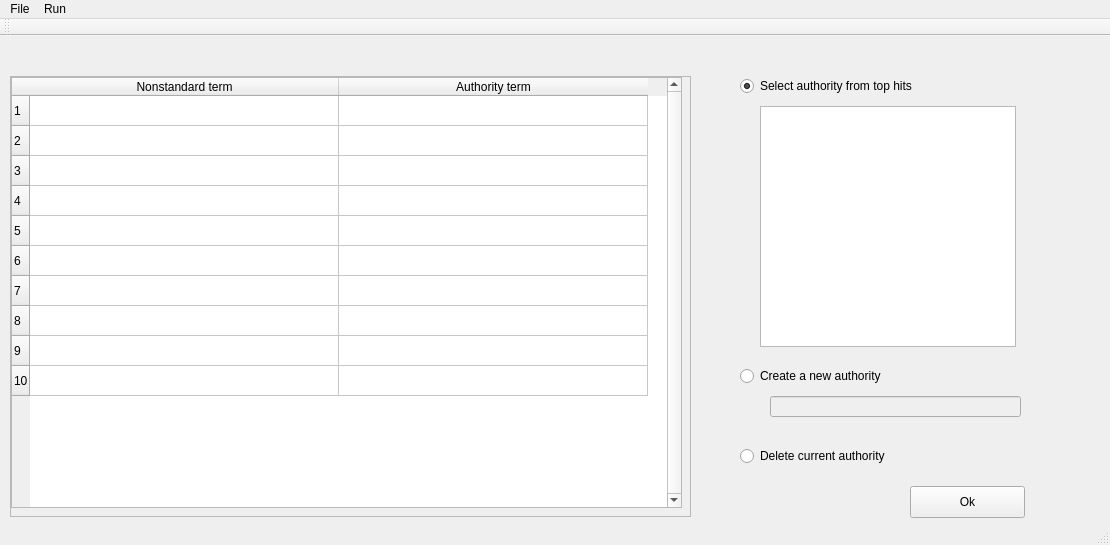
<?xml version="1.0" encoding="UTF-8"?>
<ui version="4.0">
 <class>MainWindow</class>
 <widget class="QMainWindow" name="MainWindow">
  <property name="geometry">
   <rect>
    <x>0</x>
    <y>0</y>
    <width>1110</width>
    <height>545</height>
   </rect>
  </property>
  <property name="windowTitle">
   <string>MainWindow</string>
  </property>
  <widget class="QWidget" name="centralWidget">
   <widget class="QScrollArea" name="scrollArea">
    <property name="geometry">
     <rect>
      <x>10</x>
      <y>40</y>
      <width>681</width>
      <height>441</height>
     </rect>
    </property>
    <property name="horizontalScrollBarPolicy">
     <enum>Qt::ScrollBarAlwaysOff</enum>
    </property>
    <property name="widgetResizable">
     <bool>true</bool>
    </property>
    <widget class="QWidget" name="scrollAreaWidgetContents">
     <property name="geometry">
      <rect>
       <x>0</x>
       <y>0</y>
       <width>679</width>
       <height>439</height>
      </rect>
     </property>
     <widget class="QTableWidget" name="match_table">
      <property name="geometry">
       <rect>
        <x>0</x>
        <y>0</y>
        <width>671</width>
        <height>431</height>
       </rect>
      </property>
      <property name="lineWidth">
       <number>1</number>
      </property>
      <property name="verticalScrollBarPolicy">
       <enum>Qt::ScrollBarAlwaysOn</enum>
      </property>
      <property name="editTriggers">
       <set>QAbstractItemView::NoEditTriggers</set>
      </property>
      <property name="alternatingRowColors">
       <bool>false</bool>
      </property>
      <property name="selectionMode">
       <enum>QAbstractItemView::SingleSelection</enum>
      </property>
      <property name="selectionBehavior">
       <enum>QAbstractItemView::SelectRows</enum>
      </property>
      <property name="showGrid">
       <bool>true</bool>
      </property>
      <property name="rowCount">
       <number>10</number>
      </property>
      <property name="columnCount">
       <number>2</number>
      </property>
      <attribute name="horizontalHeaderVisible">
       <bool>true</bool>
      </attribute>
      <attribute name="horizontalHeaderDefaultSectionSize">
       <number>309</number>
      </attribute>
      <attribute name="verticalHeaderDefaultSectionSize">
       <number>30</number>
      </attribute>
      <row/>
      <row/>
      <row/>
      <row/>
      <row/>
      <row/>
      <row/>
      <row/>
      <row/>
      <row/>
      <column>
       <property name="text">
        <string>Nonstandard term</string>
       </property>
      </column>
      <column>
       <property name="text">
        <string>Authority term</string>
       </property>
      </column>
     </widget>
    </widget>
   </widget>
   <widget class="QPushButton" name="ok_button">
    <property name="geometry">
     <rect>
      <x>910</x>
      <y>450</y>
      <width>115</width>
      <height>32</height>
     </rect>
    </property>
    <property name="text">
     <string>Ok</string>
    </property>
   </widget>
   <widget class="QRadioButton" name="selecttop_rb">
    <property name="geometry">
     <rect>
      <x>740</x>
      <y>40</y>
      <width>204</width>
      <height>20</height>
     </rect>
    </property>
    <property name="text">
     <string>Select authority from top hits</string>
    </property>
    <property name="checked">
     <bool>true</bool>
    </property>
    <attribute name="buttonGroup">
     <string notr="true">buttonGroup</string>
    </attribute>
   </widget>
   <widget class="QRadioButton" name="createnew_rb">
    <property name="geometry">
     <rect>
      <x>740</x>
      <y>330</y>
      <width>164</width>
      <height>20</height>
     </rect>
    </property>
    <property name="text">
     <string>Create a new authority</string>
    </property>
    <attribute name="buttonGroup">
     <string notr="true">buttonGroup</string>
    </attribute>
   </widget>
   <widget class="QLineEdit" name="lineEdit">
    <property name="enabled">
     <bool>false</bool>
    </property>
    <property name="geometry">
     <rect>
      <x>770</x>
      <y>360</y>
      <width>251</width>
      <height>21</height>
     </rect>
    </property>
   </widget>
   <widget class="QListWidget" name="tophit_list">
    <property name="geometry">
     <rect>
      <x>760</x>
      <y>70</y>
      <width>256</width>
      <height>241</height>
     </rect>
    </property>
    <property name="font">
     <font>
      <pointsize>16</pointsize>
     </font>
    </property>
   </widget>
   <widget class="QRadioButton" name="delete_rb">
    <property name="geometry">
     <rect>
      <x>740</x>
      <y>410</y>
      <width>170</width>
      <height>20</height>
     </rect>
    </property>
    <property name="text">
     <string>Delete current authority</string>
    </property>
    <attribute name="buttonGroup">
     <string notr="true">buttonGroup</string>
    </attribute>
   </widget>
  </widget>
  <widget class="QMenuBar" name="menuBar">
   <property name="geometry">
    <rect>
     <x>0</x>
     <y>0</y>
     <width>1110</width>
     <height>22</height>
    </rect>
   </property>
   <widget class="QMenu" name="menuFile">
    <property name="title">
     <string>File</string>
    </property>
    <addaction name="actionImport_auth"/>
    <addaction name="actionImport_messy"/>
    <addaction name="separator"/>
    <addaction name="actionOpen_Project"/>
    <addaction name="actionSave_Project"/>
    <addaction name="actionClose_Project"/>
    <addaction name="separator"/>
    <addaction name="actionExport_CSV"/>
    <addaction name="separator"/>
    <addaction name="actionPreferences"/>
    <addaction name="separator"/>
    <addaction name="actionQuit"/>
   </widget>
   <widget class="QMenu" name="menuRun">
    <property name="title">
     <string>Run</string>
    </property>
    <addaction name="actionRun_matching"/>
   </widget>
   <addaction name="menuFile"/>
   <addaction name="menuRun"/>
  </widget>
  <widget class="QToolBar" name="mainToolBar">
   <attribute name="toolBarArea">
    <enum>TopToolBarArea</enum>
   </attribute>
   <attribute name="toolBarBreak">
    <bool>false</bool>
   </attribute>
  </widget>
  <widget class="QStatusBar" name="statusBar"/>
  <action name="actionImport_auth">
   <property name="text">
    <string>Import Authorities...</string>
   </property>
  </action>
  <action name="actionExport_CSV">
   <property name="text">
    <string>Export CSV...</string>
   </property>
  </action>
  <action name="actionSave_Project">
   <property name="enabled">
    <bool>false</bool>
   </property>
   <property name="text">
    <string>Save Project...</string>
   </property>
  </action>
  <action name="actionOpen_Project">
   <property name="enabled">
    <bool>false</bool>
   </property>
   <property name="text">
    <string>Open Project...</string>
   </property>
  </action>
  <action name="actionClose_Project">
   <property name="text">
    <string>Close Project</string>
   </property>
  </action>
  <action name="actionQuit">
   <property name="text">
    <string>Quit</string>
   </property>
  </action>
  <action name="actionPreferences">
   <property name="enabled">
    <bool>false</bool>
   </property>
   <property name="text">
    <string>Preferences...</string>
   </property>
  </action>
  <action name="actionImport_messy">
   <property name="text">
    <string>Import Nonstandard Terms...</string>
   </property>
  </action>
  <action name="actionRun_matching">
   <property name="enabled">
    <bool>false</bool>
   </property>
   <property name="text">
    <string>Match...</string>
   </property>
  </action>
 </widget>
 <layoutdefault spacing="6" margin="11"/>
 <resources/>
 <connections/>
 <buttongroups>
  <buttongroup name="buttonGroup"/>
 </buttongroups>
</ui>
